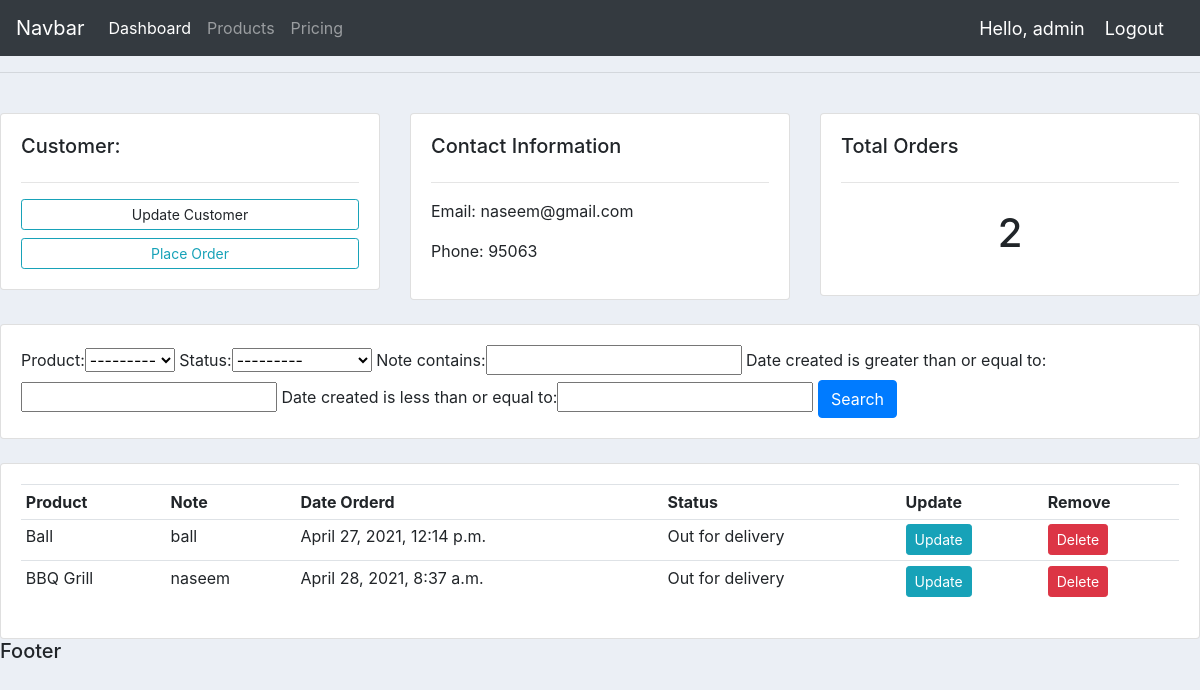
The page /customer/2/ (signed in) on the database its author committed.
### accounts/models.py (models this page shows, shortened)
class Customer(models.Model):
    name = models.CharField(default='',max_length=200, null=True)
    phone = models.CharField(default='',max_length=200, null=True)
    email = models.CharField(default='',max_length=200, null=True)
    date_created = models.DateTimeField(auto_now_add=True, null=True)

class Order(models.Model):
    STATUS = (
        ('Pending', 'Pending'),
        ('Out for delivery', 'Out for delivery'),
        ('Delivered', 'Delivered'),
    )
    customer = models.ForeignKey(Customer, null=True, on_delete=models.SET_NULL)
    product = models.ForeignKey(Product, null=True, on_delete=models.SET_NULL)
    date_created = models.DateTimeField(auto_now_add=True, null=True)
    status = models.CharField(max_length=200, null=True, choices=STATUS)
    note = models.CharField(max_length=1000, null=True)

class Product(models.Model):
    CATEGORY = (
        ('Indoor', 'Indoor'),
        ('OutDoor', 'OutDoor'),
    )
    name = models.CharField(max_length=200, null=True)
    price = models.FloatField(null=True)
    category = models.CharField(max_length=200, null=True, choices=CATEGORY)
    description = models.CharField(max_length=200, null=True, blank=True)
    date_created = models.DateTimeField(auto_now_add=True, null=True)
    tags = models.ManyToManyField(Tag)
    def __str__(self):
        return self.name

### accounts/views.py (the view)
# urls.py: path('customer/<str:pk_test>/',views.customer,name="customer"),
@login_required(login_url='login')
def customer(request, pk_test):
    customer = Customer.objects.get(id=pk_test)
    orders = customer.order_set.all()
    order_count = orders.count()
    myFilter = OrderFilter(request.GET, queryset=orders)
    orders = myFilter.qs
    context = {
        'customer':customer,
        'orders':orders,
        'order_count':order_count,
        'myFilter':myFilter,
    }
    return render(request, 'accounts/customer.html', context)

### accounts/templates/accounts/customer.html
{% extends 'accounts/main.html' %}
{% block content %}
<br>
<div class="row">
	<div class="col-md">
		<div class="card card-body">
			<h5>Customer:</h5>
			<hr>
			<a class="btn btn-outline-info  btn-sm btn-block" {% comment  %} href="{% url 'accountsettings' %}" {% endcomment %}>Update Customer</a>
			<a class="btn btn-outline-info  btn-sm btn-block"  href="{% url 'create_order'  customer.id %}"> Place Order</a>
		</div>
	</div>
	<div class="col-md">
		<div class="card card-body">
			<h5>Contact Information</h5>
			<hr>
			<p>Email: {{customer.email}}</p>
			<p>Phone: {{customer.phone}}</p>
		</div>
	</div>
	<div class="col-md">
		<div class="card card-body">
			<h5>Total Orders</h5>
			<hr>
			<h1 style="text-align: center;padding: 10px">{{order_count}}</h1>
		</div>
	</div>
</div>
<br>
<div class="row">
	<div class="col">
		<div class="card card-body">
			<form method="get">
				{{myFilter.form}}
		    <button class="btn btn-primary" type="submit">Search</button>
		  </form>
		</div>
	</div>
</div>
<br>
<div class="row">
	<div class="col-md">
		<div class="card card-body">
			<table class="table table-sm">
				<tr>
					<th>Product</th>
					<th>Note</th>
					<th>Date Orderd</th>
					<th>Status</th>
					<th>Update</th>
					<th>Remove</th>
			</tr>
				{% for order in orders %}
					<tr>
						<td>{{order.product}}</td>
						<td>{{order.note}}</td>
						<td>{{order.date_created}}</td>
						<td>{{order.status}}</td>
						<td><a class="btn btn-sm btn-info" href="{% url 'update_order' order.id %}" >Update</a></td>
						<td><a class="btn btn-sm btn-danger" href="{% url 'delete_order' order.id %}">Delete</a></td>
					</tr>
				{% endfor %}
			</table>
		</div>
	</div>
</div>
{% endblock %}

### accounts/templates/accounts/navbar.html (shortened to what this page needs)
<nav class="navbar navbar-expand-lg navbar-dark bg-dark">
  <a class="navbar-brand" href="{% url 'home' %}">Navbar</a>
  <div class="collapse navbar-collapse" id="navbarNavAltMarkup">
    <div class="navbar-nav">
      <a class="nav-item nav-link active" href="{% url 'home' %}">Dashboard</a>
      <a class="nav-item nav-link" href="{% url 'products' %}">Products</a>
      <a class="nav-item nav-link" href="#">Pricing</a>
    </div>
  </div>
  <span class="hello-msg">Hello, {{request.user}}</span>
  <span><a class="hello-msg" href="{% url 'logout' %}">Logout</a></span>
</nav>

### accounts/static/css/main.css (style rules this page uses)
body { background-color: #ebeff5; }

### accounts/templates/accounts/navbar.html (style rules this page uses)
.hello-msg { font-size:18px; color: #fff; margin-right:20px; }

### rows shown on the page
Customer: email "naseem@gmail.com", phone "95063"
Order: product "Ball", note "ball", date_created "April 27, 2021, 12:14 p.m.", status "Out for delivery"
Order: product "BBQ Grill", note "naseem", date_created "April 28, 2021, 8:37 a.m.", status "Out for delivery"

### other values the page prints
{{ request.user }} "admin"
{{ order_count }} "2"
